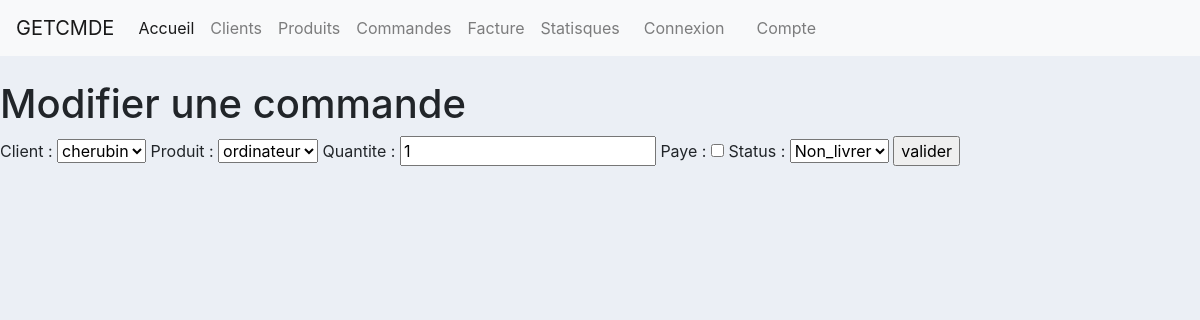
Screenshot of /modifier_cmde/7 with the database file from the repository.
### app_cmde/models.py (models this page shows, shortened)
class Commande(models.Model):
    STATUT_CHOICE = (
        ('Livrer', 'Livrer'),
        ('Non_livrer', 'Non_livrer'),
    )
    client = models.ForeignKey(Client, on_delete=models.CASCADE)
    produit = models.ForeignKey(Produit,on_delete=models.CASCADE)
    quantite = models.IntegerField(default=0)
    paye = models.BooleanField(default=False)
    status = models.CharField(max_length=100,choices=STATUT_CHOICE)
    date_cmde = models.DateTimeField(auto_now_add=True)

### app_cmde/views.py (the view)
# urls.py: path('modifier_cmde/<int:pk>',views.modifier_cmde,name='modifier-cmde'),
def modifier_cmde(request,pk):
    commande = Commande.objects.get(id=pk)
    if request.method == 'POST':
        form = CommadeForm(request.POST,instance=commande)
        if form.is_valid():
            form.save()
            return redirect('list-cmde')
    else:
        form = CommadeForm(instance=commande)
    context = {
        'form':form
    }
    return render(request,'app_cmde/modifier_cmde.html',context)

### app_cmde/forms.py
class CommadeForm(ModelForm):
    class Meta:
        model = Commande
        fields = '__all__'

### app_client/models.py (called while the page is built)
    def __str__(self):
        return self.noms

### app_produit/models.py (called while the page is built)
    def __str__(self):
        return self.nom

### templates/app_cmde/modifier_cmde.html (shortened to what this page needs)
{% extends 'main/base.html' %}
{% load static %}
{% load crispy_forms_tags %}
{% block content %}
<br>
<h1>Modifier une commande</h1>
<form action="" method="post">
    {{form}}
    <input type="submit" value="valider">
</form>
{% endblock %}

### static/css/styles.css (style rules this page uses)
body { background-color: #ebeff5; }

### templates/main/base.html (style rules this page uses)
body { background-color: #ebeff5; }

### rows the page displays
Commande: client "cherubin", produit "ordinateur", quantite "1", status "Non_livrer"
